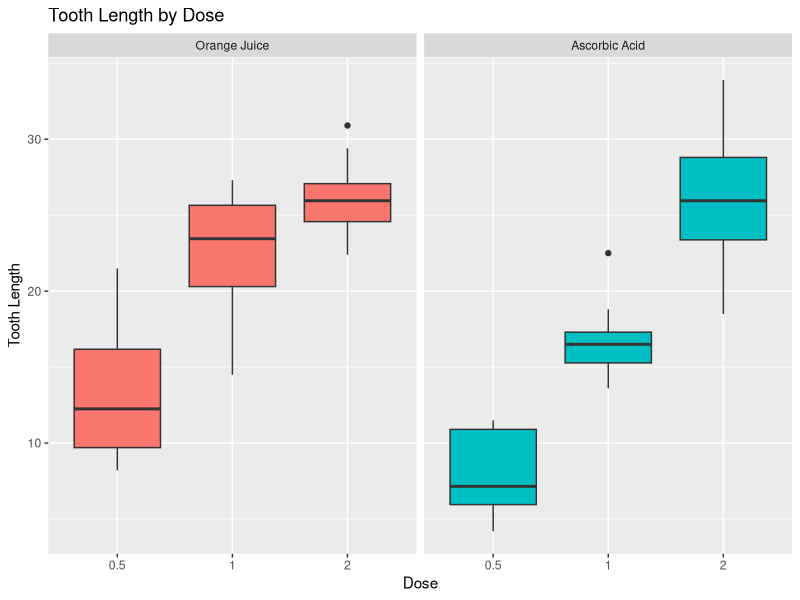

Write R code to recreate this figure.
## ---- chunk 1
knitr::opts_chunk$set(echo = TRUE)
## ---- chunk 2
library(datasets)
data(ToothGrowth)
str(ToothGrowth)
head(ToothGrowth)
summary(ToothGrowth)
## ---- chunk 3
library(ggplot2)
t = ToothGrowth
levels(t$supp) <- c("Orange Juice", "Ascorbic Acid")
ggplot(t, aes(x=factor(dose), y=len)) + 
  facet_grid(.~supp) +
  geom_boxplot(aes(fill = supp), show.legend = FALSE) +
  labs(title="Tooth Length by Dose", 
    x="Dose",
    y="Tooth Length")
## ---- chunk 4
test1<-t.test(len ~ supp, data = t)
test1$conf.int
test1$p.value
## ---- chunk 5
test2<-t.test(len ~ supp, data = subset(t, dose == 0.5))
test2$conf.int
test2$p.value
## ---- chunk 6
test3<-t.test(len ~ supp, data = subset(t, dose == 1))
test3$conf.int
test3$p.value
## ---- chunk 7
test4<-t.test(len ~ supp, data = subset(t, dose == 2))
test4$conf.int
test4$p.value
